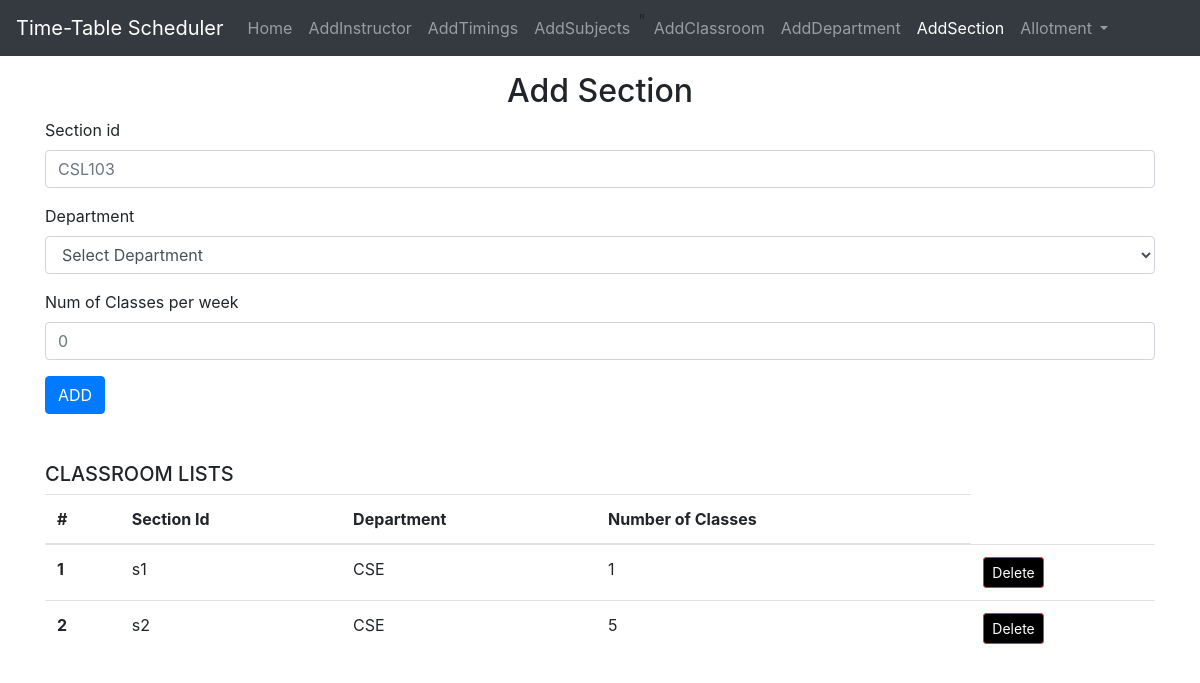
Page /addsection on the earlier database version.
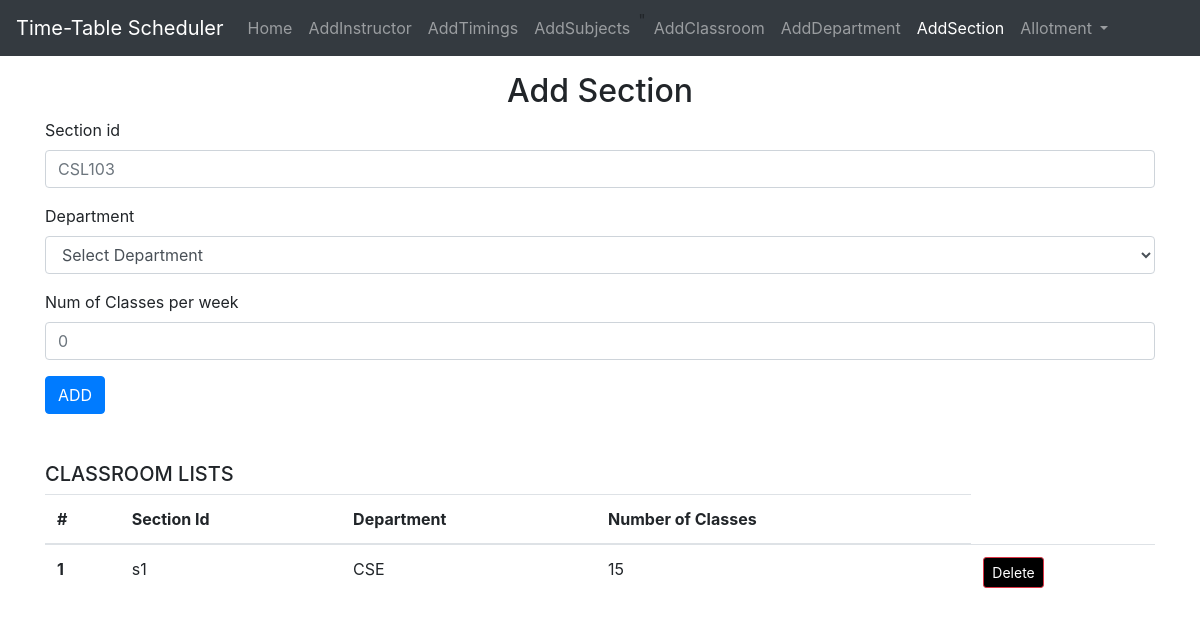
Same page on the later database version.
### home/models.py (models this page shows, shortened)
class Section(models.Model):
    section_id = models.CharField(max_length=25, primary_key=True)
    department = models.ForeignKey(Department, on_delete=models.CASCADE)
    num_class_in_week = models.IntegerField(default=0)
    course = models.ForeignKey(Subjects, on_delete=models.CASCADE, blank=True, null=True)
    theory = models.ForeignKey(Theory, on_delete=models.CASCADE, blank=True, null=True)
    meeting_time = models.ForeignKey(MeetingTime, on_delete=models.CASCADE, blank=True, null=True)
    room = models.ForeignKey(Room, on_delete=models.CASCADE, blank=True, null=True)
    instructor = models.ForeignKey(Instructor, on_delete=models.CASCADE, blank=True, null=True)

class Department(models.Model):
    DEPARTMENT_CHOICES = [
        ('CSE', 'Computer Science and Engineering'),
        ('ECE', 'Electronics and Communication Engineering'),
        ('MECH', 'Mechanical Engineering'),
        ('CIVIL', 'Civil Engineering'),
    ]
    depname = models.CharField(max_length=30,choices=DEPARTMENT_CHOICES)
    courses = models.ManyToManyField(Subjects,max_length=100)

### home/views.py (the view, shortened to what this page needs)
# urls.py: path('addsection',views.addsection,name="addsection"),
def addsection(request):
    context = {'success': False}
    engineering_branches = Department.objects.all()
    allsec=Section.objects.all()
    context={
        'allsec':allsec,
        'engineering_branches':engineering_branches,
    }
    return render(request,'addsection.html',context)

### templates/addsection.html (shortened to what this page needs)
{% extends "base.html" %}
{% block addsectionactive %}active{% endblock addsectionactive %}
{% block body %}
   <div class="container my-3">
    <h2 class="text-center">Add Section</h2>
    <form action="/addsection" method="post">
        <div class="form-group">
          <label for="section-id">Section id</label>
          <input type="text" class="form-control" name="section_id" id="section_id" placeholder="CSL103">
        </div>
        <div class="form-group">
            <label for="title">Department</label>
            <select class="form-control" name="department" id="department">
              <option disabled selected>Select Department</option>
          </select>
          </div>
        <div class="form-group">
          <label for="num_class_in_week">Num of Classes per week</label>
          <input type="text" class="form-control" name="num_class_in_week" id="num_class_in_week" placeholder="0">
        </div>
        <button type="submit" class="btn btn-primary">ADD</button>
      </form>
   </div>
   <div class="container my-5">
    <h5>CLASSROOM LISTS</h5>
    <table class="table">
        <thead>
          <tr>
            <th scope="col">#</th>
            <th scope="col">Section Id</th>
            <th scope="col">Department</th>
            <th scope="col">Number of Classes</th>
          </tr>
        </thead>
        <div>
          <tbody>
            {% for a in allsec %}
            <tr>
              <th scope="row">{{ forloop.counter }}</th>
              <td>{{ a.section_id }}</td>
              <td>{{ a.department.depname }}</td>
              <td>{{ a.num_class_in_week }}</td>
              <td>
                <form action="{% url 'delete-section' a.section_id  %}" method="post">
                  <button type="submit" class="btn btn-danger btn-sm" style="background-color:black">Delete</button>
                </form>
              </td>
            </tr>
            {% endfor %}
          </tbody>
        </div>
    {% endblock body %}

Differences in the rows shown:
removed Section: section_id "s2", department.depname "CSE", num_class_in_week "5"
changed Section "CSE": num_class_in_week "1" → "15"
